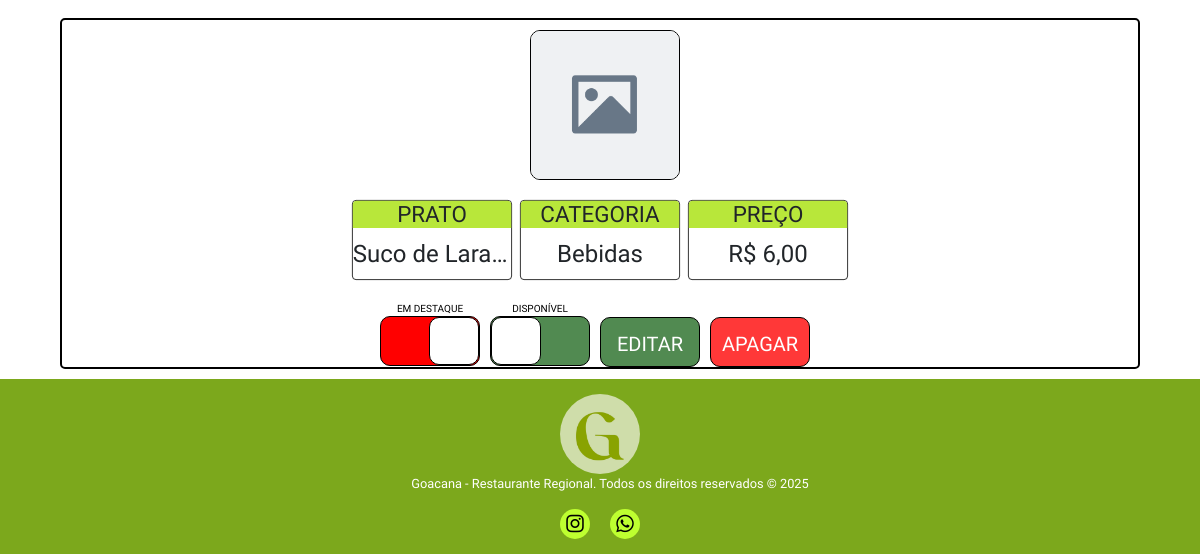
/editordecadarpio/ (lower part), run on an earlier commit of the app's database.
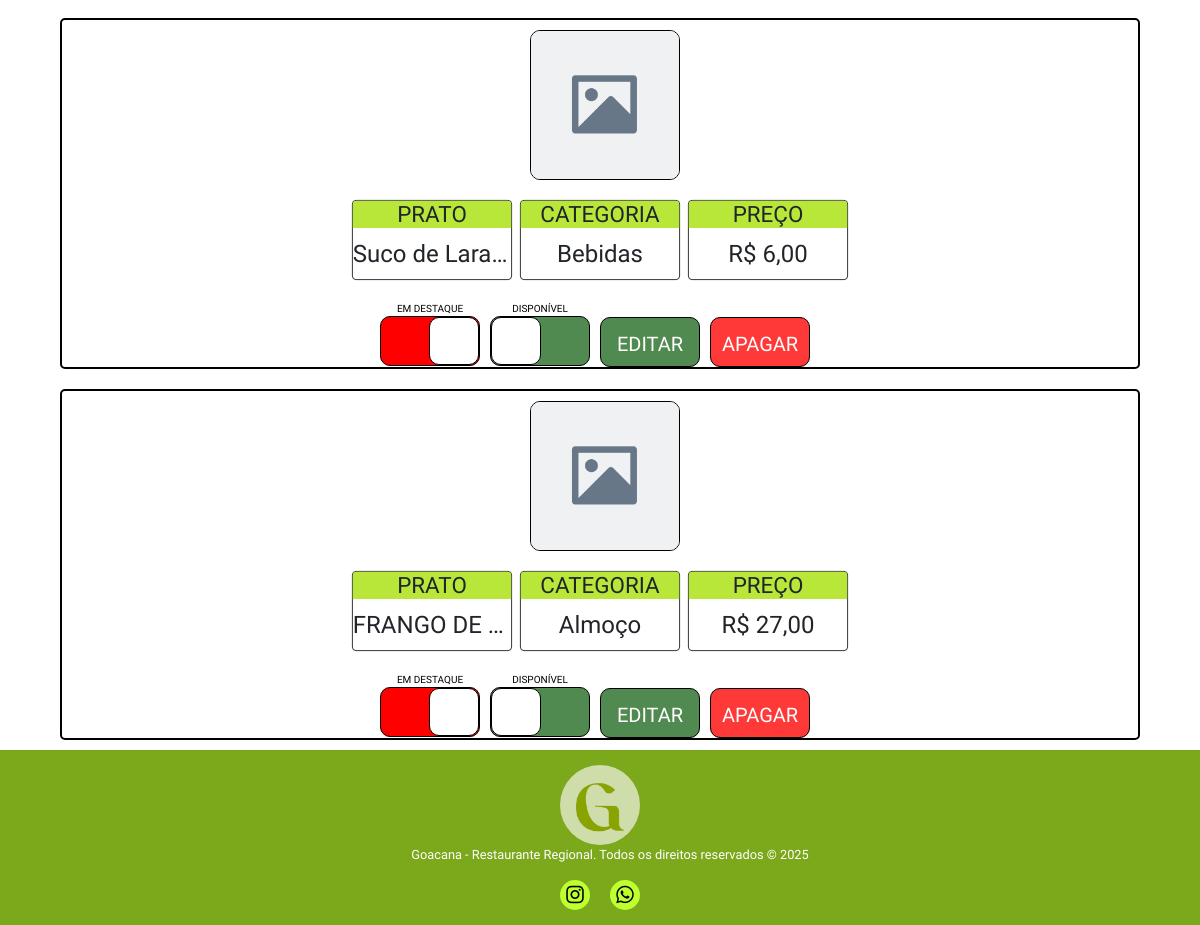
And on a later commit of the database.
### core/models.py (models this page shows)
class TB_PRATOS(models.Model):
    Nome = models.CharField(max_length=45, null=False)
    Disponibilidade = models.BooleanField(default=True)
    Destaque = models.BooleanField(default=False)
    Preco = models.DecimalField(null=False, decimal_places=2, max_digits=6)
    Imagem = models.ImageField(upload_to='pratos/', null=True, blank=True)
    Categoria = models.ForeignKey('TB_CATEGORIAS', on_delete=models.PROTECT, null=False)

class TB_CATEGORIAS(models.Model):
    Nome = models.CharField(max_length=45)
    def __str__(self):
        return self.Nome

### core/views.py (the view)
# urls.py: path('editordecadarpio/', editordecadarpio, name='editordecadarpio'),
def editordecadarpio(request):
    lista_pratos = TB_PRATOS.objects.all()
    lista_categorias = TB_CATEGORIAS.objects.all()
    categoria_ids = TB_PRATOS.objects.filter(pk__in=[p.pk for p in lista_pratos]).values_list('Categoria_id', flat=True)
    act_cat = TB_CATEGORIAS.objects.filter(pk__in=categoria_ids)
    formcat = TB_CATEGORIAS_FORMS(request.POST or None)
    contexto = {'lista_pratos': lista_pratos, 'lista_categorias': lista_categorias, 'formcat': formcat, 'active': act_cat}
    if formcat.is_valid():
        formcat.save()
        return redirect('editordecadarpio')
    return render(request, 'editorcardv2.html', contexto)

### core/templates/editorcardv2.html (shortened to what this page needs)
{% extends 'base/base.html' %}
{% load static %}
{% block 'header' %}
<link rel="stylesheet" href="{% static 'CSS/editordecadarpio2.css' %}">
{% endblock %}
{% block 'content' %}
<div class="vheight">
    {% for prato in lista_pratos %}
        <div class="prato">
            {% if prato.Imagem %}
                <img src="{{ prato.Imagem.url }}" alt="{{ produto.Nome }}">
            {% else %}
                <img src="{% static 'images/placeholder.png' %}" alt="Nenhuma imagem disponível">
            {% endif %}
            <div class="infos">
                <div class="info">
                    <h3>PRATO</h3>
                    <p>{{ prato.Nome }}</p>
                </div>
                <div class="info">
                    <h3>CATEGORIA</h3>
                    <p>{{ prato.Categoria }}</p>
                </div>
                <div class="info">
                    <h3>PREÇO</h3>
                    <p>R$ {{ prato.Preco }}</p>
                </div>
            </div>
            <div class="buttons">
                <a href="{% url 'dest_prato' prato.id %}" class="tick">
                    <p>EM DESTAQUE</p>
                    <div class="check p{{ prato.Destaque}}">
                        <div class="toggle"></div>
                    </div>
                </a>
                <a href="{% url 'disp_prato' prato.id %}" class="tick">
                    <p>DISPONÍVEL</p>
                    <div class="check p{{ prato.Disponibilidade}}">
                        <div class="toggle"></div>
                    </div>
                </a>
                <a href="{% url 'edit_prato' prato.id %}">
                    <button>EDITAR</button>
                </a>
                <a href="{% url 'rem_prato' prato.id %}">
                    <button class="red">APAGAR</button>
                </a>
            </div>
        </div>
    {% endfor %}
</div>
{% endblock %}

What changed in the data, as far as the page shows it:
added TB_PRATOS: Nome "FRANGO DE CH…", Categoria "Almoço", Preco "27,00", Destaque False (drawn), Disponibilidade True (drawn)
